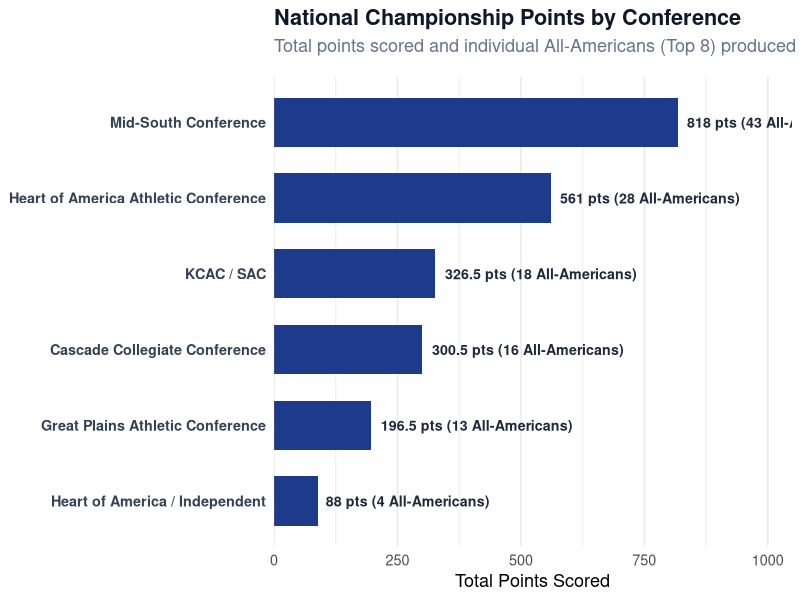

This figure's R source:
## ---- chunk 1
#| echo: false
#| message: false
#| warning: false
#| fig-width: 9
#| fig-height: 4.8

library(tidyverse)
library(htmltools)

conf_data <- read_csv("data/conference_comparison.csv", show_col_types = FALSE)

ggplot(conf_data, aes(x = reorder(conference, total_points), y = total_points)) +
  geom_col(fill = "#1e3a8a", width = 0.65) +
  geom_text(aes(label = paste0(total_points, " pts (", all_americans, " All-Americans)")),
            hjust = -0.05, size = 3.6, fontface = "bold", color = "#1e293b") +
  coord_flip() +
  scale_y_continuous(expand = expansion(mult = c(0, 0.28))) +
  labs(
    title = "National Championship Points by Conference",
    subtitle = "Total points scored and individual All-Americans (Top 8) produced at NAIA Nationals",
    x = NULL,
    y = "Total Points Scored"
  ) +
  theme_minimal(base_size = 13) +
  theme(
    panel.grid.major.y = element_blank(),
    plot.title = element_text(face = "bold", color = "#0f172a"),
    plot.subtitle = element_text(color = "#64748b", margin = margin(b = 15)),
    axis.text.y = element_text(face = "bold", color = "#334155")
  )
## ---- chunk 2
#| echo: false
#| message: false
#| warning: false

rows_html <- paste(
  sprintf(
    '<tr><td><strong>%s</strong></td><td>%s</td><td><span class="badge-weight">%s pts</span></td><td>%s</td><td>%s - %s</td><td><span class="badge-place">%s%%</span></td><td><span class="badge-gold">%s All-Americans</span></td><td><span class="badge-season">%s Champ%s</span></td></tr>',
    conf_data$conference,
    conf_data$qualifiers,
    conf_data$total_points,
    conf_data$avg_points,
    conf_data$wins,
    conf_data$losses,
    conf_data$win_pct,
    conf_data$all_americans,
    conf_data$champions,
    ifelse(conf_data$champions == 1, "", "s")
  ),
  collapse = ""
)

HTML(paste0(
  '<div class="table-wrapper">',
  '<table id="conferenceTable" class="table table-hover">',
  '<thead><tr><th>Conference</th><th>Qualifiers</th><th>Total Points</th><th>Avg Pts/Wrestler</th><th>Record (W-L)</th><th>Win %</th><th>All-Americans</th><th>Champions</th></tr></thead>',
  '<tbody>', rows_html, '</tbody>',
  '</table>',
  '</div>',
  '<script>',
  'function makeTableSortable(tableId) {',
  '  const table = document.getElementById(tableId);',
  '  if (!table) return;',
  '  const headers = table.querySelectorAll("thead th");',
  '  headers.forEach((th, colIdx) => {',
  '    th.style.cursor = "pointer";',
  '    th.title = "Click to sort";',
  '    th.setAttribute("data-title", th.textContent.trim());',
  '    th.textContent = th.getAttribute("data-title") + " ↕";',
  '    let asc = true;',
  '    th.addEventListener("click", () => {',
  '      const tbody = table.querySelector("tbody");',
  '      const rows = Array.from(tbody.querySelectorAll("tr"));',
  '      rows.sort((a, b) => {',
  '        const valA = a.children[colIdx].textContent.trim();',
  '        const valB = b.children[colIdx].textContent.trim();',
  '        const numA = parseFloat(valA);',
  '        const numB = parseFloat(valB);',
  '        if (!isNaN(numA) && !isNaN(numB)) {',
  '          return asc ? numA - numB : numB - numA;',
  '        }',
  '        return asc ? valA.localeCompare(valB) : valB.localeCompare(valA);',
  '      });',
  '      rows.forEach(r => tbody.appendChild(r));',
  '      headers.forEach(h => {',
  '        h.textContent = h.getAttribute("data-title") + " ↕";',
  '      });',
  '      th.textContent = th.getAttribute("data-title") + (asc ? " ▲" : " ▼");',
  '      asc = !asc;',
  '    });',
  '  });',
  '}',
  'makeTableSortable("conferenceTable");',
  '</script>'
))
